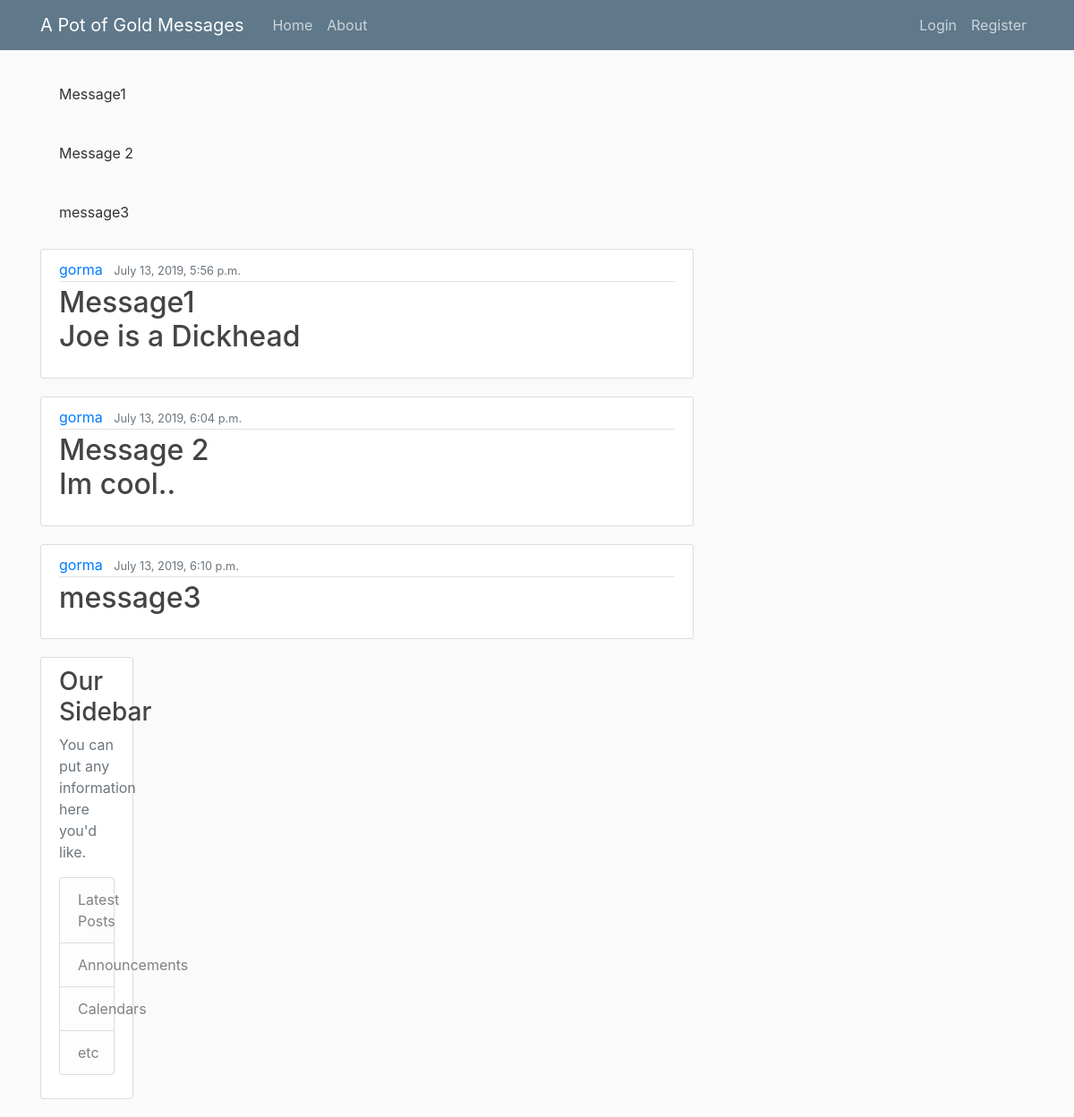
Screenshot of /message with the database file from the repository.
### message/models.py (models this page shows)
class Post(models.Model):
	title = models.CharField(max_length=100)
	content = models.TextField()
	date_posted = models.DateTimeField(default=timezone.now)
	author = models.ForeignKey(User, on_delete=models.CASCADE)
	def __str__(self):
		return self.title

### message/views.py (the view)
# urls.py: 2. Add a URL to urlpatterns:  path('', views.home, name='home')
def home(request):
	messages = {
		'messages': Post.objects.all()
	}
	return render(request, 'apotofgold/home.html', messages)

### templates/apotofgold/home.html
{% extends "apotofgold/base.html" %}
{% block content %}
	{% for each in messages %}
		<article class="media content-section">
			<div class ="media-body">
				<div class="article-metadata">
					<a class="mr-2" href="#"1>{{ each.author }} </a>
					<small class="text-muted">{{ each.date_posted }}</small>
			</div>
			<h2><a class="article-title" href="#">{{ each.title }}
				<p class="article-content">{{ each.content }}</p>
			</div>
		</article>
	{% endfor %}
{% endblock content %}

### templates/apotofgold/base.html (shortened to what this page needs)
{% load static %}
<!DOCTYPE html>
<html>
<head>
    <link rel="stylesheet" href="https://maxcdn.bootstrapcdn.com/bootstrap/4.0.0/css/bootstrap.min.css">
	<link rel="stylesheet" type = "text/css" href = "{% static 'apotofgold/main.css' %}">
	<header class="site-header">
	  <nav class="navbar navbar-expand-md navbar-dark bg-steel fixed-top">
	    <div class="container">
	      <a class="navbar-brand mr-4" href="{% url 'message-home' %}">A Pot of Gold Messages</a>
	      <div class="collapse navbar-collapse" id="navbarToggle">
	        <div class="navbar-nav mr-auto">
	          <a class="nav-item nav-link" href="{% url 'message-home' %}">Home</a>
	          <a class="nav-item nav-link" href="{% url 'message-about' %}">About</a>
	        </div>
	        <div class="navbar-nav">
	        	{% if user.is_authenticated %}
	        	 <a class="nav-item nav-link" href="{% url 'profile' %}">Profile</a>
	        		 <a class="nav-item nav-link" href="{% url 'logout' %}">Logout</a>
				{% else %}
	          <a class="nav-item nav-link" href="{% url 'login' %}">Login</a>
	          <a class="nav-item nav-link" href="{% url 'register' %}">Register</a>
	        	{% endif %}
	        </div>
	      </div>
	    </div>
	  </nav>
	</header>
</head>
<body>
	<main role="main" class="container">
  <div class="row">
    <div class="col-md-8">
    	{% if messages %}
    		{%for message in messages %}
    			<div class ="alert alert-{{ message.tags }}">
    				{{ message }}
    			</div>
    		{% endfor %}
    	{% endif%}
      {% block content %}{% endblock %}
    </div>
    <div class="col-md-4">
      <div class="content-section">
        <h3>Our Sidebar</h3>
        <p class='text-muted'>You can put any information here you'd like.
          <ul class="list-group">
            <li class="list-group-item list-group-item-light">Latest Posts</li>
            <li class="list-group-item list-group-item-light">Announcements</li>
            <li class="list-group-item list-group-item-light">Calendars</li>
            <li class="list-group-item list-group-item-light">etc</li>
          </ul>
        </p>
      </div>
    </div>
  </div>
</main>
  </body>
</html>

### static/apotofgold/main.css (style rules this page uses)
body { background: #fafafa; color: #333333; margin-top: 5rem; }
h1, h2, h3, h4, h5, h6 { color: #444444; }
ul { margin: 0; }
.bg-steel { background-color: #5f788a; }
.site-header .navbar-nav .nav-link { color: #cbd5db; }
.content-section { background: #ffffff; padding: 10px 20px; border: 1px solid #dddddd; border-radius: 3px; margin-bottom: 20px; }
.article-title { color: #444444; }
.article-content { white-space: pre-line; }
.article-metadata { padding-bottom: 1px; margin-bottom: 4px; border-bottom: 1px solid #e3e3e3 }

### rows the page displays
Post: title "Message1", author "gorma", date_posted "July 13, 2019, 5:56 p.m.", content "Joe is a Dickhead"
Post: title "Message 2", author "gorma", date_posted "July 13, 2019, 6:04 p.m.", content "Im cool.."
Post: title "message3", author "gorma", date_posted "July 13, 2019, 6:10 p.m."
